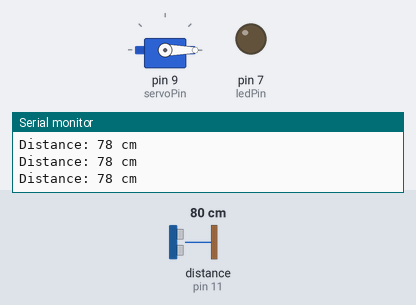
Simulated run of this sketch. Board: Arduino Uno, built with avr-gcc and run on an emulated ATmega328P. Shown: servo, output pins drawn as LEDs (lit = HIGH), the last lines printed to the serial monitor. Wiring (inferred from the names in the program): ultrasonic range finder: trigger pin 10; echo pin 11. Inputs (shaded band) come from the test bench; at power-on: distance to the obstacle (sensor on pin 11) 80 cm. The echo pulse lasts 58.3 µs per cm; pins used as bus, display or sensor lines are not drawn.

Above: at 1.2 s.
1.3 s: distance to the obstacle (sensor on pin 11) set to 13 cm
2.8 s: distance to the obstacle (sensor on pin 11) set to 10 cm
At 3.5 s:
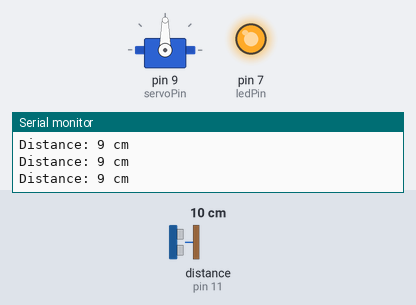
4.3 s: distance to the obstacle (sensor on pin 11) set to 18 cm
At 5.3 s:
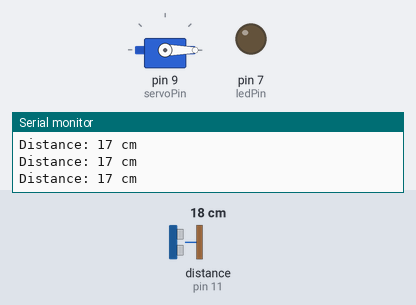
5.8 s: distance to the obstacle (sensor on pin 11) set to 2 cm
At 6.2 s:
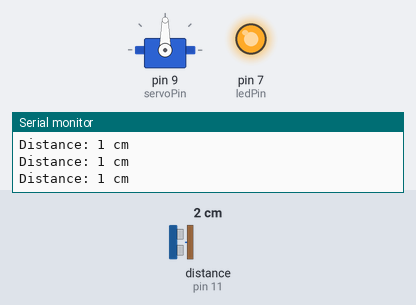
Timing chart, 0 to 8.3 s (numbered marks = the images above; inputs shaded):
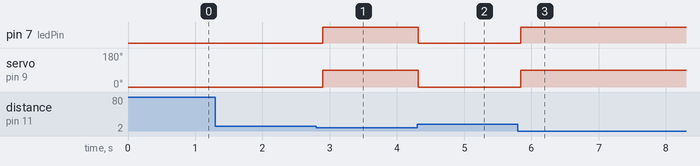

The sketch:

Servo_Ultrasonic.ino
```cpp
#include <Servo.h>
Servo myServo;
const int trigPin = 10;
const int echoPin = 11;

const int servoPin = 9;
const int ledPin = 7;

long duration;
int distance;

void setup() {

  pinMode(trigPin, OUTPUT);
  pinMode(echoPin, INPUT);
  pinMode(ledPin, OUTPUT);

  myServo.attach(servoPin);
  myServo.write(0);

  Serial.begin(9600);
}

void loop() {

  digitalWrite(trigPin, LOW);
  delayMicroseconds(2);

  digitalWrite(trigPin, HIGH);
  delayMicroseconds(10);

  digitalWrite(trigPin, LOW);

  duration = pulseIn(echoPin, HIGH);

  distance = duration * 0.034 / 2;

  Serial.print("Distance: ");
  Serial.print(distance);
  Serial.println(" cm");

  if (distance <= 10) {

    myServo.write(90);
    digitalWrite(ledPin, HIGH);

  } else {

    myServo.write(0);
    digitalWrite(ledPin, LOW);

  }

  delay(100);
}
```

Measured:
- the behaviour switches between 12 and 11 cm on distance to the obstacle (sensor on pin 11) (found by bisection; images 0 and 1)
- after the input at 2.8 s, pin 7 (ledPin): LOW → HIGH after 0.09 s; servo on pin 9 (servoPin): 0° → 90° after 0.09 s
- after the input at 4.3 s, pin 7 (ledPin): HIGH → LOW at once; servo on pin 9 (servoPin): 90° → 0° at once
- after the input at 5.8 s, pin 7 (ledPin): LOW → HIGH at once; servo on pin 9 (servoPin): 0° → 90° at once
